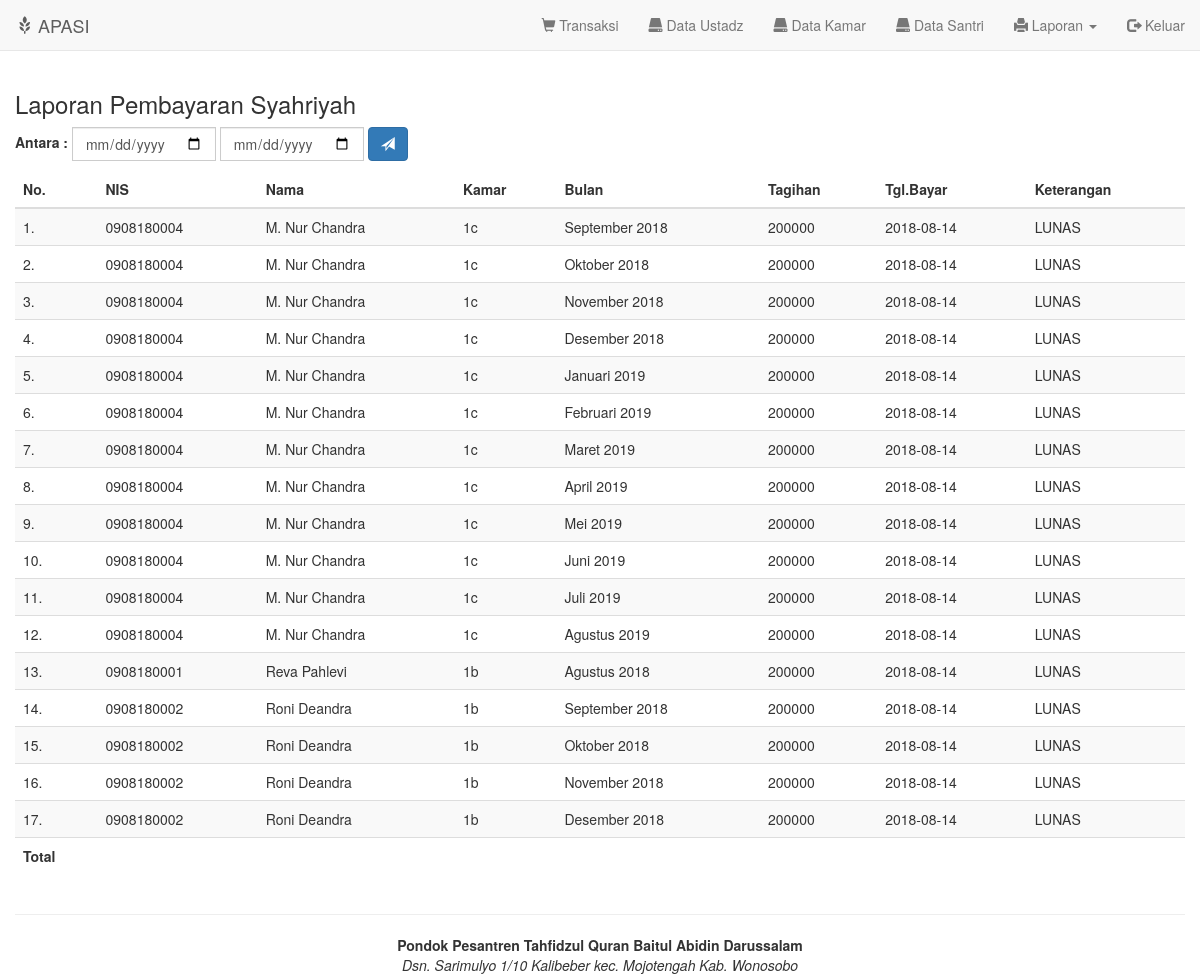
The page /laporan.php (signed in) on the database as committed earlier.
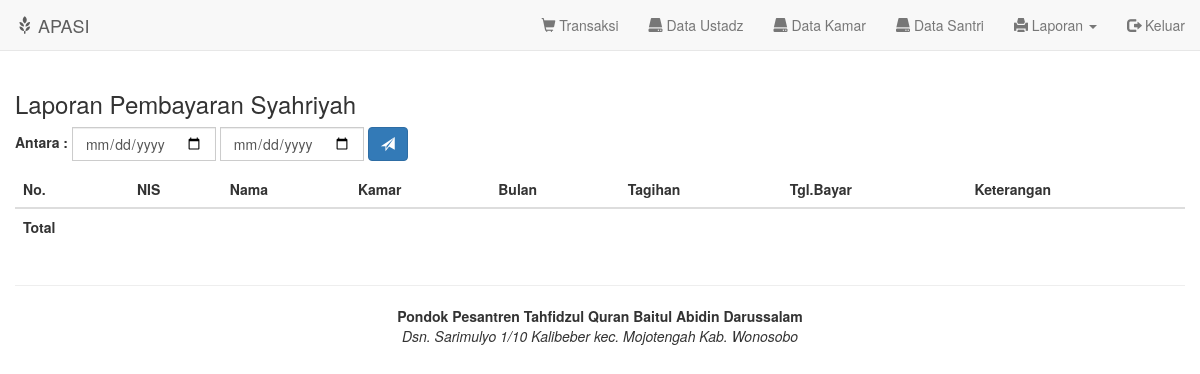
The same page on the database as committed later.
### tables this page shows
CREATE TABLE `syahriyah` (
  `idsyahriyah` int(100) NOT NULL,
  `nis` varchar(10) NOT NULL,
  `jatuhtempo` date NOT NULL,
  `bulan` varchar(20) NOT NULL,
  `nobayar` varchar(10) DEFAULT NULL,
  `tglbayar` date DEFAULT NULL,
  `ket` varchar(50) NOT NULL DEFAULT 'BELUM',
  `idadmin` int(5) DEFAULT NULL,
  `jumlah` int(20) NOT NULL,
  `status` int(1) NOT NULL DEFAULT '0'
);

CREATE TABLE `santri` (
  `nis` varchar(10) NOT NULL,
  `namasantri` varchar(50) DEFAULT NULL,
  `jk` enum('L','P') NOT NULL,
  `kamar` varchar(20) DEFAULT NULL,
  `tahunajaran` varchar(10) DEFAULT NULL
);

### laporan.php (the view, shortened to what this page needs)
<?php
include "header.php";
$status = $_GET['sts'];
		$awal = $_POST['awal'];
		$akhir = $_POST['akhir'];
		if ($status == 'tgk') {
			$msg = 'Tunggakan';
			if (isset($awal)) {
				$sql = mysqli_query($konek,"SELECT syahriyah.nis,santri.namasantri,santri.kamar,syahriyah.jumlah,syahriyah.ket,syahriyah.bulan,syahriyah.tglbayar
				FROM syahriyah,santri,kamar WHERE syahriyah.nis=santri.nis AND santri.kamar=kamar.kamar AND santri.jk='$jk' AND syahriyah.ket='BELUM' AND (syahriyah.tglbayar BETWEEN '$awal' AND '$akhir') ORDER BY santri.kamar");
			} else {
				$sql = mysqli_query($konek,"SELECT syahriyah.nis,santri.namasantri,santri.kamar,syahriyah.jumlah,syahriyah.ket,syahriyah.bulan,syahriyah.tglbayar
				FROM syahriyah,santri,kamar WHERE syahriyah.nis=santri.nis AND santri.kamar=kamar.kamar AND santri.jk='$jk' AND syahriyah.ket='BELUM' ORDER BY santri.kamar");
			}
		} else {
			$msg = 'Pembayaran';
			if (isset($awal)) {
				$sql = mysqli_query($konek,"SELECT syahriyah.nis,santri.namasantri,santri.kamar,syahriyah.jumlah,syahriyah.ket,syahriyah.bulan,syahriyah.tglbayar FROM syahriyah,santri,kamar WHERE syahriyah.nis=santri.nis AND santri.kamar=kamar.kamar AND santri.jk='$jk' AND syahriyah.ket='LUNAS' AND (syahriyah.tglbayar BETWEEN '$awal' AND '$akhir') ORDER BY santri.namasantri");
			} else {
				$sql = mysqli_query($konek,"SELECT syahriyah.nis,santri.namasantri,santri.kamar,syahriyah.jumlah,syahriyah.ket,syahriyah.bulan,syahriyah.tglbayar FROM syahriyah,santri,kamar WHERE syahriyah.nis=santri.nis AND santri.kamar=kamar.kamar AND santri.jk='$jk' AND syahriyah.ket='LUNAS' ORDER BY santri.namasantri");
			}
		}
?>
<!DOCTYPE html>
<html>
<head>
</head>
<body>
	<h3>Laporan <?=$msg?> Syahriyah</h3>
	<form action="" name="filter"method="post" class="form-inline">
		<div class="input-group">
			<label for="input" class="">Antara : </label>
		</div>
		<div class="input-group" id="interval">
			<input type="date" name="awal" id="awal"  class="form-control">
		</div>
		<div class="input-group" id="interval">
			<input type="date" name="akhir" id="akhir"  class="form-control">
		</div>
			<button class="btn btn-primary"><i class="glyphicon glyphicon-send"></i></button>
	</form>
		<table id="laporan" class="table table-striped table-responsive">
			<thead>
				<tr>
					<th>No.</th>
					<th>NIS</th>
					<th>Nama</th>
					<th>Kamar</th>
					<th>Bulan</th>
					<th>Tagihan</th>
					<th>Tgl.Bayar</th>
					<th>Keterangan</th>
				</tr>
			</thead>
			<tbody>
				<?php
				$no=1;
				while ($data=mysqli_fetch_array($sql)) {
					echo "<tr>
					<td>$no.</td>
					<td>$data[nis]</td>
					<td>$data[namasantri]</td>
					<td>$data[kamar]</td>
					<td>$data[bulan]</td>
					<td>$data[jumlah]</td>
					<td>$data[tglbayar]</td>
					<td>$data[ket]</td>
				</tr>";
				$no++;
				}
				?>
			</tbody>
			<tfoot>
				<tr>
					<th>Total</th><th></th><th></th><th></th><th></th><th></th><th></th><th></th>
				</tr>
			</tfoot>
		</table>
</body>
</html>
<?php include "footer.php"; ?>

Rows that differ between the two databases and show on the page:
removed syahriyah: nis "0908180004", nis.namasantri "M. Nur Chandra", nis.kamar "1c", bulan "September 2018", jumlah "200000", tglbayar "2018-08-14", ket "LUNAS"
removed syahriyah: nis "0908180004", nis.namasantri "M. Nur Chandra", nis.kamar "1c", bulan "Oktober 2018", jumlah "200000", tglbayar "2018-08-14", ket "LUNAS"
removed syahriyah: nis "0908180004", nis.namasantri "M. Nur Chandra", nis.kamar "1c", bulan "November 2018", jumlah "200000", tglbayar "2018-08-14", ket "LUNAS"
removed syahriyah: nis "0908180004", nis.namasantri "M. Nur Chandra", nis.kamar "1c", bulan "Desember 2018", jumlah "200000", tglbayar "2018-08-14", ket "LUNAS"
removed syahriyah: nis "0908180004", nis.namasantri "M. Nur Chandra", nis.kamar "1c", bulan "Januari 2019", jumlah "200000", tglbayar "2018-08-14", ket "LUNAS"
removed syahriyah: nis "0908180004", nis.namasantri "M. Nur Chandra", nis.kamar "1c", bulan "Februari 2019", jumlah "200000", tglbayar "2018-08-14", ket "LUNAS"
removed syahriyah: nis "0908180004", nis.namasantri "M. Nur Chandra", nis.kamar "1c", bulan "Maret 2019", jumlah "200000", tglbayar "2018-08-14", ket "LUNAS"
removed syahriyah: nis "0908180004", nis.namasantri "M. Nur Chandra", nis.kamar "1c", bulan "April 2019", jumlah "200000", tglbayar "2018-08-14", ket "LUNAS"
removed syahriyah: nis "0908180004", nis.namasantri "M. Nur Chandra", nis.kamar "1c", bulan "Mei 2019", jumlah "200000", tglbayar "2018-08-14", ket "LUNAS"
removed syahriyah: nis "0908180004", nis.namasantri "M. Nur Chandra", nis.kamar "1c", bulan "Juni 2019", jumlah "200000", tglbayar "2018-08-14", ket "LUNAS"
removed syahriyah: nis "0908180004", nis.namasantri "M. Nur Chandra", nis.kamar "1c", bulan "Juli 2019", jumlah "200000", tglbayar "2018-08-14", ket "LUNAS"
removed syahriyah: nis "0908180004", nis.namasantri "M. Nur Chandra", nis.kamar "1c", bulan "Agustus 2019", jumlah "200000", tglbayar "2018-08-14", ket "LUNAS"
removed syahriyah: nis "0908180001", nis.namasantri "Reva Pahlevi", nis.kamar "1b", bulan "Agustus 2018", jumlah "200000", tglbayar "2018-08-14", ket "LUNAS"
removed syahriyah: nis "0908180002", nis.namasantri "Roni Deandra", nis.kamar "1b", bulan "September 2018", jumlah "200000", tglbayar "2018-08-14", ket "LUNAS"
removed syahriyah: nis "0908180002", nis.namasantri "Roni Deandra", nis.kamar "1b", bulan "Oktober 2018", jumlah "200000", tglbayar "2018-08-14", ket "LUNAS"
removed syahriyah: nis "0908180002", nis.namasantri "Roni Deandra", nis.kamar "1b", bulan "November 2018", jumlah "200000", tglbayar "2018-08-14", ket "LUNAS"
removed syahriyah: nis "0908180002", nis.namasantri "Roni Deandra", nis.kamar "1b", bulan "Desember 2018", jumlah "200000", tglbayar "2018-08-14", ket "LUNAS"
